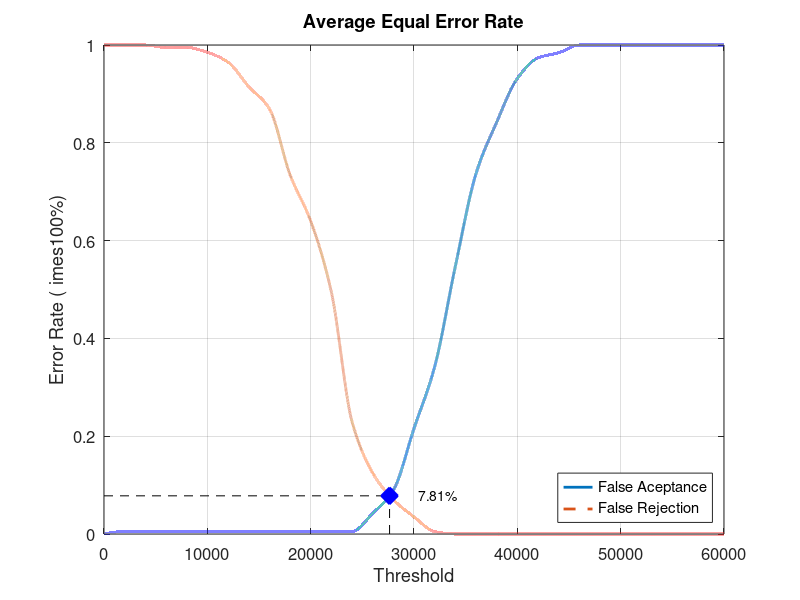
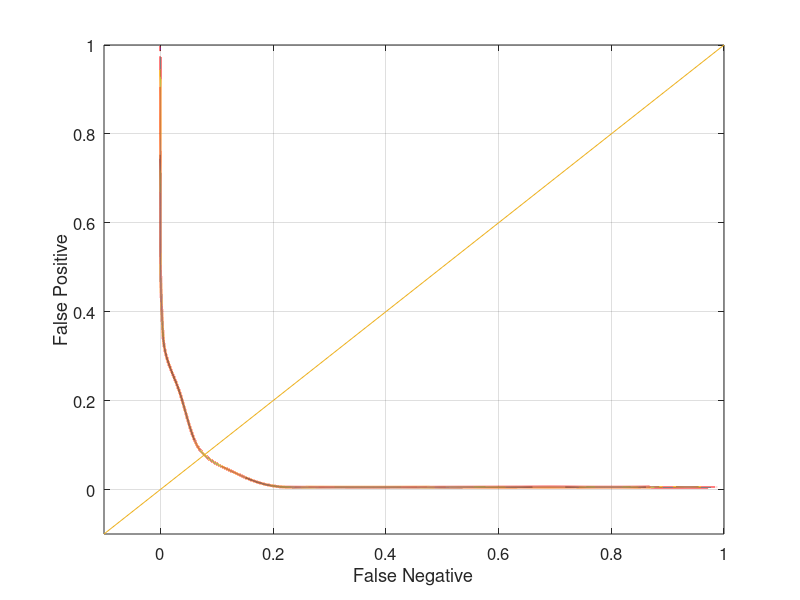

MATLAB code to generate these figures, in order:
close all;
clear;
clc;
x = 0:2000:60000;
xq = 0:0.5:60000;

y0 = [0 0.00526316 0.00526316 0.00526316 0.00526316 0.00526316 0.00526316 0.00526316 0.00526316 0.00526316 0.00526316 0.00526316 0.00526316 0.0421053 0.0894737 0.215789 0.342105 0.547368 0.736842 0.842105 0.931579 0.973684 0.984211 1 1 1 1 1 1 1 1]
yy0 = interp1(x, y0, xq, 'pchip');
y1 = [1 1 1 0.995 0.995 0.985 0.965 0.915 0.87 0.735 0.64 0.495 0.23 0.125 0.07 0.035 0.005 0 0 0 0 0 0 0 0 0 0 0 0 0 0]
yy1 = interp1(x, y1, xq, 'pchip');

% Calculating EER: 
y2 = abs(y0 - y1);
find(y2 == min(y2))
yy2 = abs(yy0 - yy1);
xEER = find(yy2 == min(yy2));
xEERIndex = xq(xEER) % X-axis EER
yEER = yy0(xEER) % Y-axis EER

main = figure
plot(xq, yy0,'-','LineWidth', 2);	hold on
plot(xq, yy1,'--','LineWidth', 2);	hold on
plot([xEERIndex xEERIndex], [0 yEER], 'k--');	hold on
plot([0 xEERIndex], [yEER yEER], 'k--');	hold on
plot(xEERIndex, yEER, 'bx', 'LineWidth', 10);	hold on
text(xEERIndex + 10 * xEERIndex / 100, yEER, [num2str(round((10000 * yEER)) / 100) '%'])
legend('False Aceptance', 'False Rejection', 'Location', 'SouthEast')
xlabel('Threshold')
ylabel('Error Rate (	imes100%)')
title('Average Equal Error Rate')
set(gca, 'FontSize', 12)
axis([0 60000 0 1])
grid on

print(main, 'Database3_3Main', '-dpng');
FNRxFPR = figure('Color', [1 1 1]);
plot(yy1, yy0, '-', yy1, yy0, 'LineWidth', 2);
hold on
y = -0.1:0.1:1
plot(y, y); 
set(gca, 'FontSize', 12)
xlabel('False Negative')
ylabel('False Positive')
axis([-0.1 1 -0.1 1])
set(gca, 'FontSize', 12)
grid on

print(FNRxFPR, 'Database3_3FNRxFPR','-dpng');
